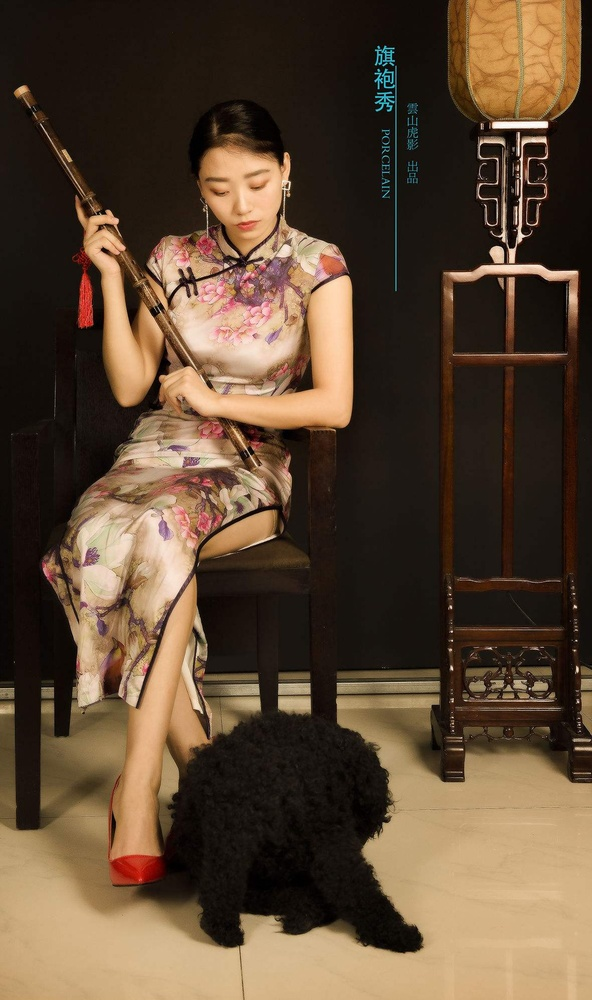
#> input picture 002/test_images/human.jpg, 592 x 1000 px, shrunk from 1181 x 1996 before the run
$ python image2yuv.py --input ../002/test_images/human.jpg --output out.png
#> lines starting #> are read from the running program, lines starting #| are printed output that depends on the picture
#!/usr/bin/env python3
import cv2 as cv
import argparse

def arg_parser():
    parser = argparse.ArgumentParser(description='image to yuv')
    parser.add_argument("-i", "--input", required=True, help="image input file")
    parser.add_argument("-o", "--output", required=True, help="output yuv file")
    args=parser.parse_args()
    return args

args = arg_parser()

file_jpg = args.input
file_yuv = args.output
if None == file_jpg or None == file_yuv:
    print("wrong data")
    print("file_jpg:{}".format(file_jpg))
    print("file_yuv:{}".format(file_yuv))
    exit(-1)
np_bgr = cv.imread(file_jpg)
#> np_bgr is the input picture: shape (1000, 592, 3); mean B, G, R 52.3, 71.9, 92.3
np_yuv = cv.cvtColor(np_bgr, cv.COLOR_BGR2YUV_YV12)
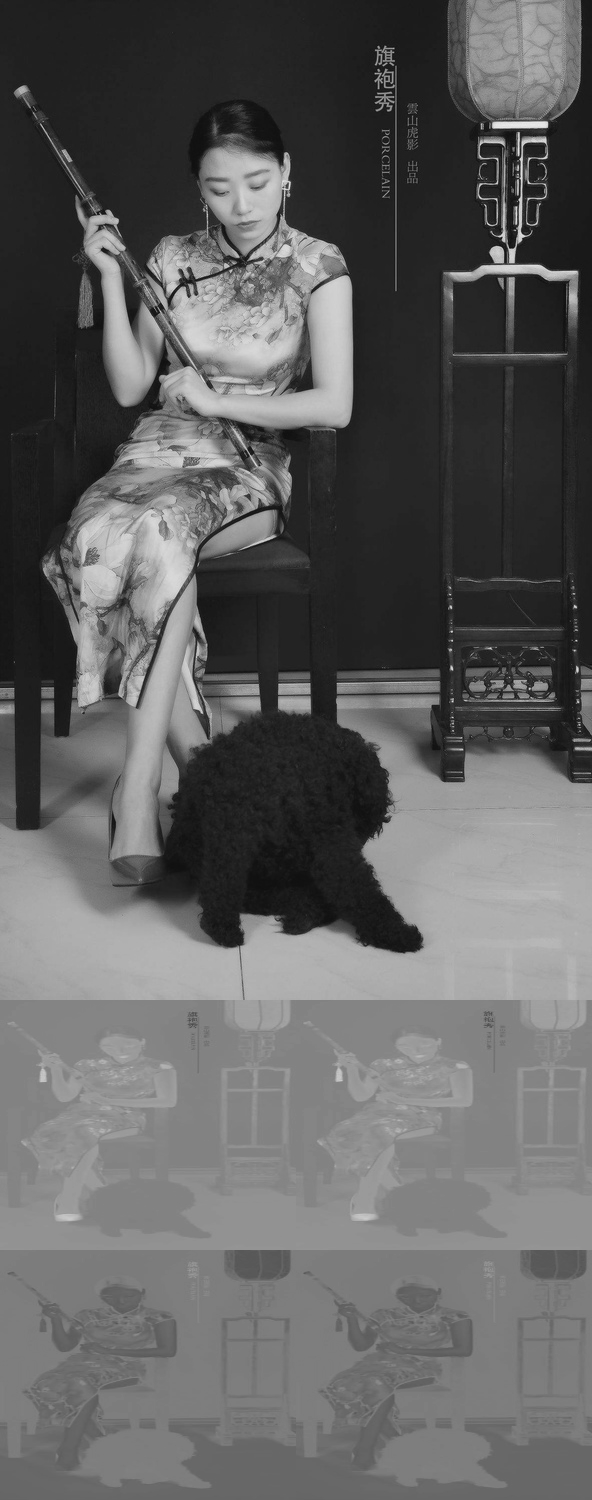
#> np_yuv: shape (1500, 592); min 16, max 234, mean 96.5
np_yuv.tofile(file_yuv)
